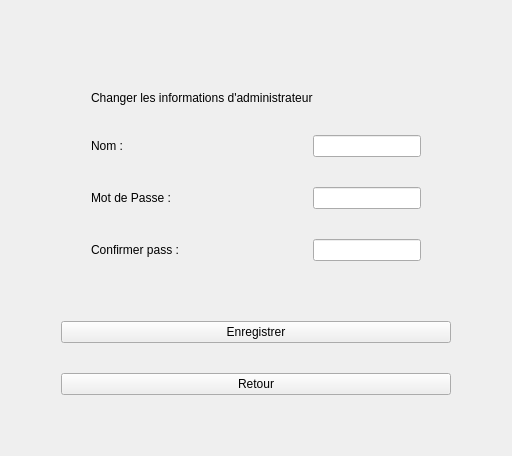
                   <widget class="QWidget" name="rootSign">
                    <property name="styleSheet">
                     <string notr="true">#rootSign:hover{
border : 1px solid #050b74;
}
</string>
                    </property>
                    <layout class="QVBoxLayout" name="verticalLayout_33">
                     <item>
                      <layout class="QGridLayout" name="gridLayout_2" rowstretch="0,0,0">
                       <property name="leftMargin">
                        <number>50</number>
                       </property>
                       <property name="topMargin">
                        <number>50</number>
                       </property>
                       <property name="rightMargin">
                        <number>50</number>
                       </property>
                       <property name="bottomMargin">
                        <number>50</number>
                       </property>
                       <property name="horizontalSpacing">
                        <number>50</number>
                       </property>
                       <property name="verticalSpacing">
                        <number>30</number>
                       </property>
                       <item row="0" column="0">
                        <layout class="QFormLayout" name="formLayout_8">
                         <property name="horizontalSpacing">
                          <number>0</number>
                         </property>
                         <property name="verticalSpacing">
                          <number>30</number>
                         </property>
                         <property name="leftMargin">
                          <number>30</number>
                         </property>
                         <property name="topMargin">
                          <number>30</number>
                         </property>
                         <property name="rightMargin">
                          <number>30</number>
                         </property>
                         <property name="bottomMargin">
                          <number>30</number>
                         </property>
                         <item row="0" column="0">
                          <widget class="QLabel" name="label_37">
                           <property name="text">
                            <string>Changer les informations d'administrateur</string>
                           </property>
                          </widget>
                         </item>
                         <item row="0" column="1">
                          <widget class="QLabel" name="label_39">
                           <property name="text">
                            <string/>
                           </property>
                          </widget>
                         </item>
                         <item row="1" column="0">
                          <widget class="QLabel" name="label_31">
                           <property name="text">
                            <string>Nom : </string>
                           </property>
                          </widget>
                         </item>
                         <item row="1" column="1">
                          <widget class="QLineEdit" name="nRootNameEd"/>
                         </item>
                         <item row="2" column="0">
                          <widget class="QLabel" name="label_33">
                           <property name="text">
                            <string>Mot de Passe :</string>
                           </property>
                          </widget>
                         </item>
                         <item row="2" column="1">
                          <widget class="QLineEdit" name="nRootPassEd"/>
                         </item>
                         <item row="3" column="0">
                          <widget class="QLabel" name="label_32">
                           <property name="text">
                            <string>Confirmer pass :</string>
                           </property>
                          </widget>
                         </item>
                         <item row="3" column="1">
                          <widget class="QLineEdit" name="nRootPassConfirm"/>
                         </item>
                        </layout>
                       </item>
                       <item row="1" column="0">
                        <widget class="QPushButton" name="newRootBtn">
                         <property name="text">
                          <string>Enregistrer</string>
                         </property>
                        </widget>
                       </item>
                       <item row="2" column="0">
                        <widget class="QPushButton" name="backToUsersSign">
                         <property name="text">
                          <string>Retour</string>
                         </property>
                        </widget>
                       </item>
                      </layout>
                     </item>
                    </layout>
                   </widget>
